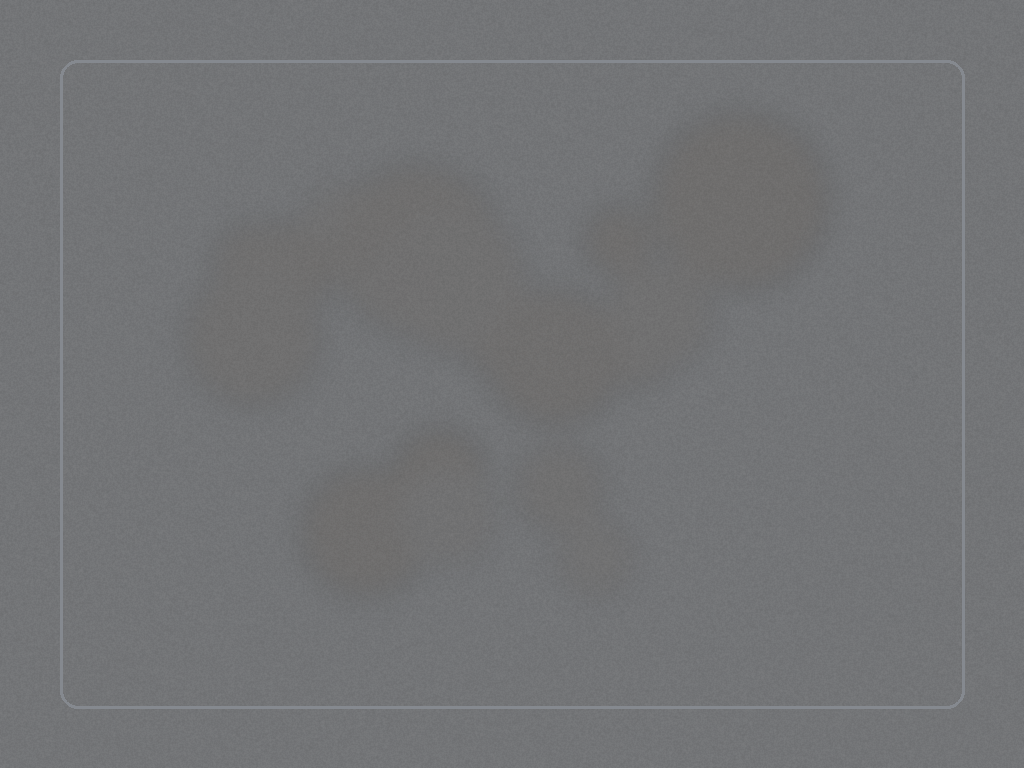
#> input picture backend/data/overlays/001f0725a977_overlay.png, 1024 x 768 px
$ python -i scripts_train_model.py   (imports and definitions only)   (older library calls are emulated)
#> lines starting #> are read from the running program, lines starting #| are printed output that depends on the picture; after the words box and inside, x2 and y2 are one past the last pixel; in counts of white or black regions, pixels touching at a corner belong together
#> further down, picture is the input picture: shape (768, 1024, 3); mean B, G, R 117.5, 115.7, 114.5
from __future__ import annotations

import random
from pathlib import Path

import cv2
import joblib
import numpy as np
from sklearn.ensemble import RandomForestClassifier
from sklearn.model_selection import train_test_split
from sklearn.pipeline import Pipeline
from sklearn.preprocessing import StandardScaler

OUTPUT_PATH = Path('data/models/defect_classifier.joblib')
FEATURE_NAMES = [
    'brightness_mean',
    'brightness_std',
    'edge_density',
    'dark_spot_ratio',
    'hotspot_ratio',
    'contour_count',
    'largest_contour_ratio',
    'texture_score',
    'defect_score',
]
LABELS = ['OK', 'Scratch', 'Crack', 'Stain', 'Dent']


# [42 lines left out: function draw_synthetic, not called in this run]


def extract_features(image: np.ndarray) -> list[float]:
    gray = cv2.cvtColor(image, cv2.COLOR_BGR2GRAY)
    blurred = cv2.GaussianBlur(gray, (5, 5), 0)
    edges = cv2.Canny(blurred, 50, 150)
#> edges: shape (768, 1024); every value is 0
    laplacian = cv2.Laplacian(blurred, cv2.CV_64F)
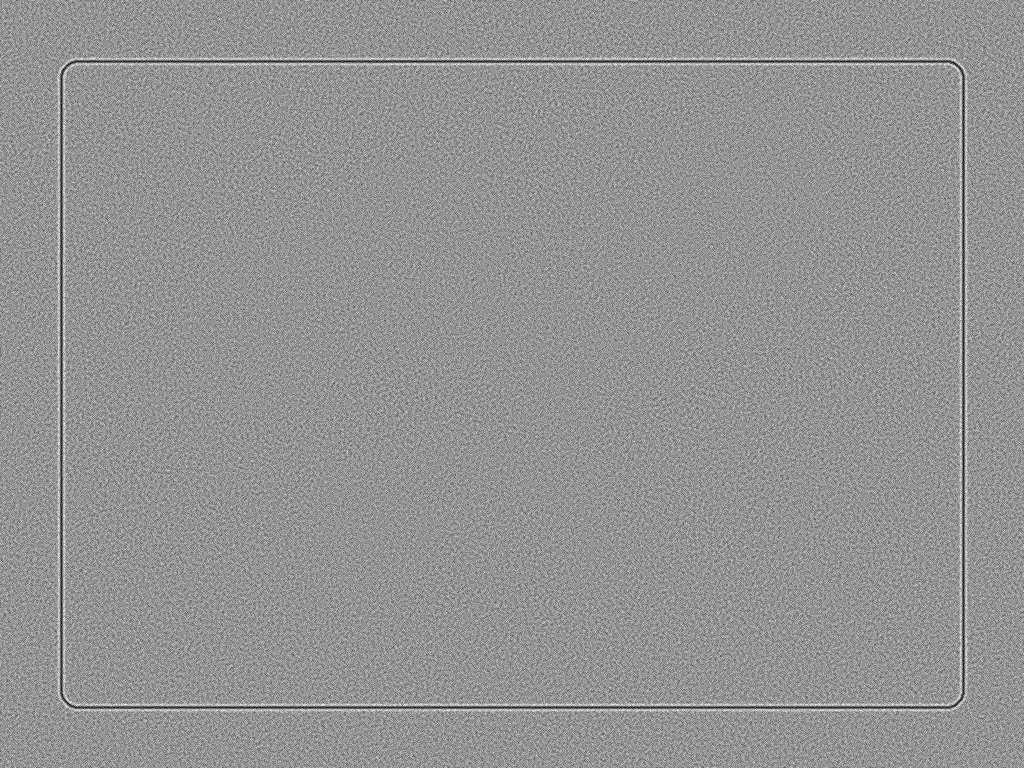
#> laplacian: shape (768, 1024) float64; min -11, max 8, mean -0.000132; drawn with min black and max white
    _, dark_mask = cv2.threshold(gray, 70, 255, cv2.THRESH_BINARY_INV)
    _, bright_mask = cv2.threshold(gray, 190, 255, cv2.THRESH_BINARY)
    contours, _ = cv2.findContours(edges, cv2.RETR_EXTERNAL, cv2.CHAIN_APPROX_SIMPLE)
#> contours = []
    largest_contour_area = max((cv2.contourArea(c) for c in contours), default=0.0)
#> largest_contour_area = 0

    brightness_mean = float(gray.mean())
#> brightness_mean = 115.7
    brightness_std = float(gray.std())
#> brightness_std = 3.8
    edge_density = float((edges > 0).mean())
#> edge_density = 0
    dark_spot_ratio = float((dark_mask > 0).mean())
#> dark_spot_ratio = 0
    hotspot_ratio = float((bright_mask > 0).mean())
#> hotspot_ratio = 0
    contour_count = int(len(contours))
#> contour_count = 0
    largest_contour_ratio = float(largest_contour_area / (gray.shape[0] * gray.shape[1]))
#> largest_contour_ratio = 0
    texture_score = float(np.mean(np.abs(laplacian)) / 255.0)
#> texture_score = 0.00498
    defect_score = float(min(1.0, edge_density * 2.8 + dark_spot_ratio * 2.1 + texture_score * 0.9))
#> defect_score = 0.00448

    return [
        brightness_mean,
        brightness_std,
        edge_density,
        dark_spot_ratio,
        hotspot_ratio,
        contour_count,
        largest_contour_ratio,
        texture_score,
        defect_score,
    ]


# [29 lines left out: function main, not called in this run]


# [2 lines not run here, left out]

>>> import cv2
>>> picture = cv2.imread('data/overlays/001f0725a977_overlay.png')
>>> result = extract_features(picture)
#> result = [115.7, 3.8, 0, 0, 0, 0, 0, 0.00498, 0.00448]

$ run again, on backend/data/overlays/07078b44bc96_overlay.png
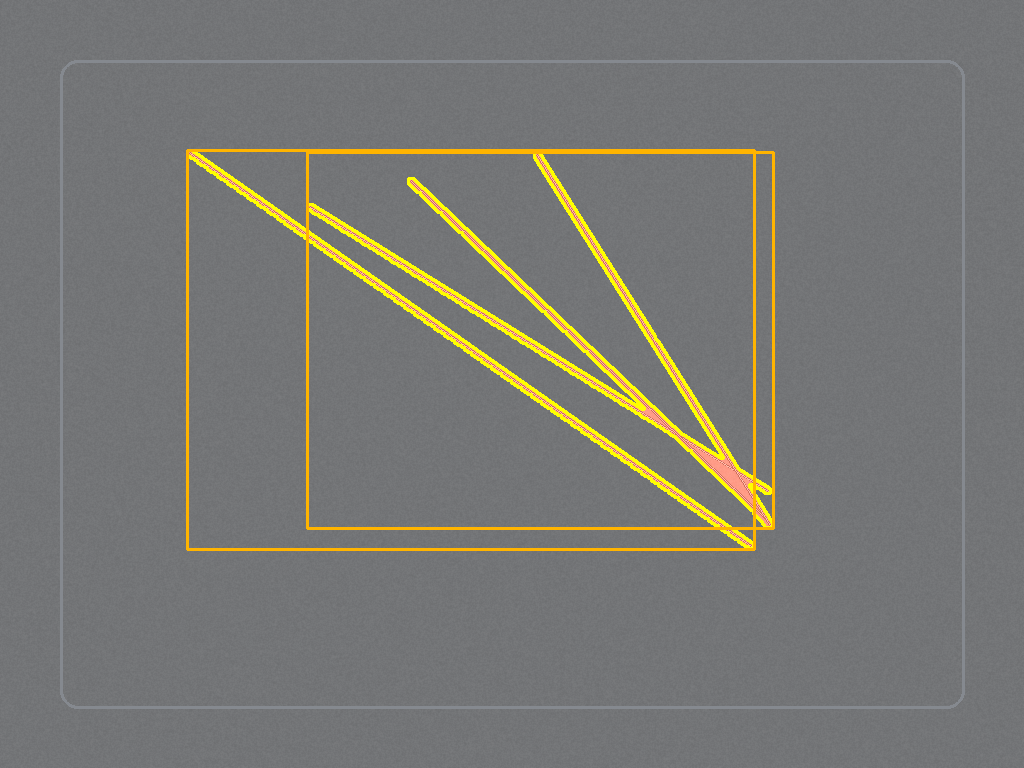
#> input picture backend/data/overlays/07078b44bc96_overlay.png, 1024 x 768 px
#> picture is the input picture: shape (768, 1024, 3); mean B, G, R 115.5, 120.4, 120.8
#> in extract_features, `edges = cv2.Canny(blurred, 50, 150)`:
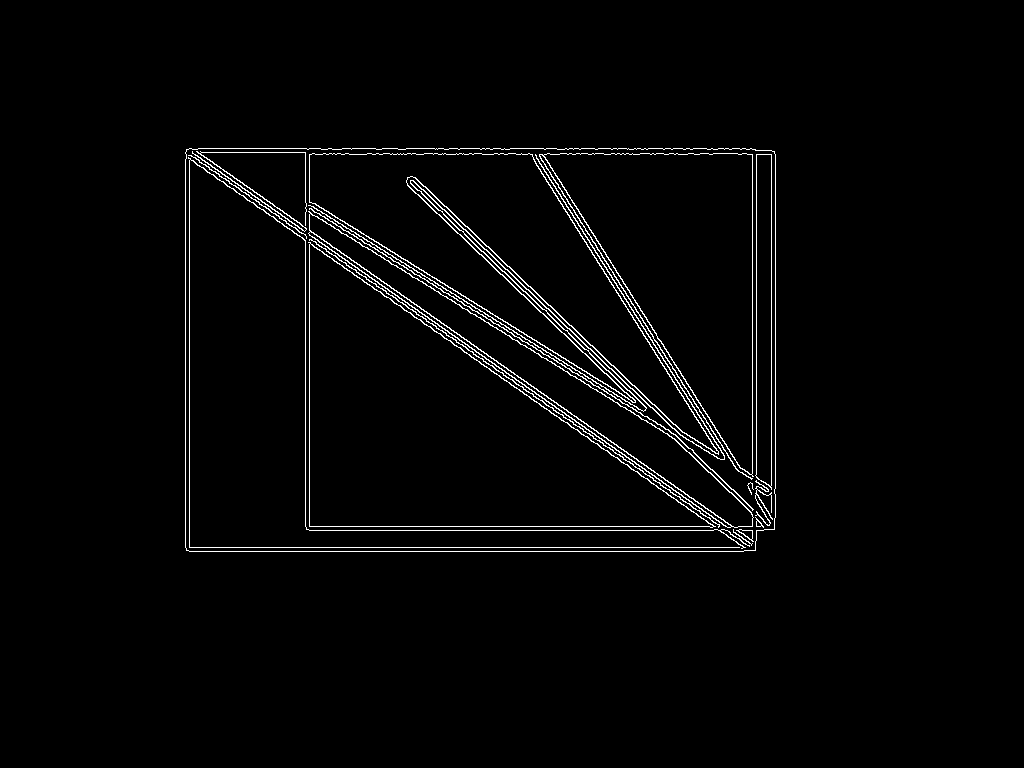
#> edges: shape (768, 1024); 2.1% white in thin lines or dots, all inside (x1, y1, x2, y2) = (185, 148, 776, 552)
#> dark_mask: shape (768, 1024); every value is 0
#> in extract_features, `_, bright_mask = cv2.threshold(gray, 190, 255, cv2.THRESH_BINARY)`:
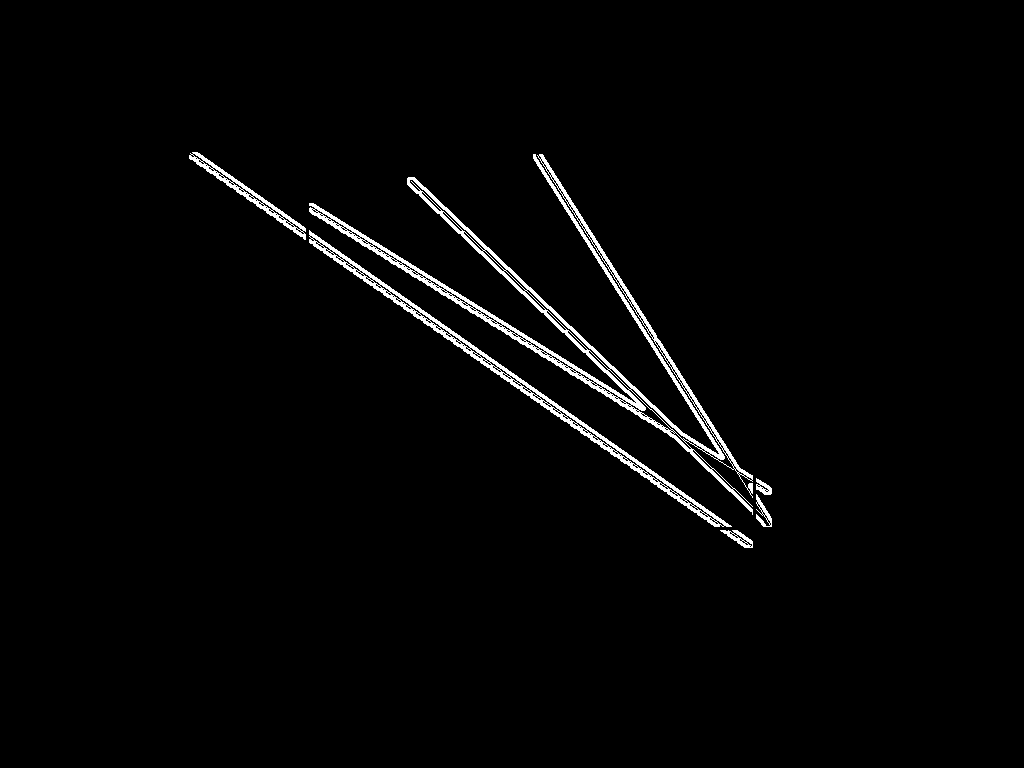
#> bright_mask: shape (768, 1024); 2% white; 6 white regions
#> contours = 1 contour; box (x1, y1, x2, y2) and area: (185, 148, 776, 552) 237130
#> largest_contour_area = 237130.5
#> brightness_mean = 120.2
#> brightness_std = 17.33
#> edge_density = 0.0209
#> dark_spot_ratio = 0
#> hotspot_ratio = 0.02
#> contour_count = 1
#> largest_contour_ratio = 0.302
#> texture_score = 0.00854
#> defect_score = 0.0662
#> result = [120.2, 17.33, 0.0209, 0, 0.02, 1, 0.302, 0.00854, 0.0662]
